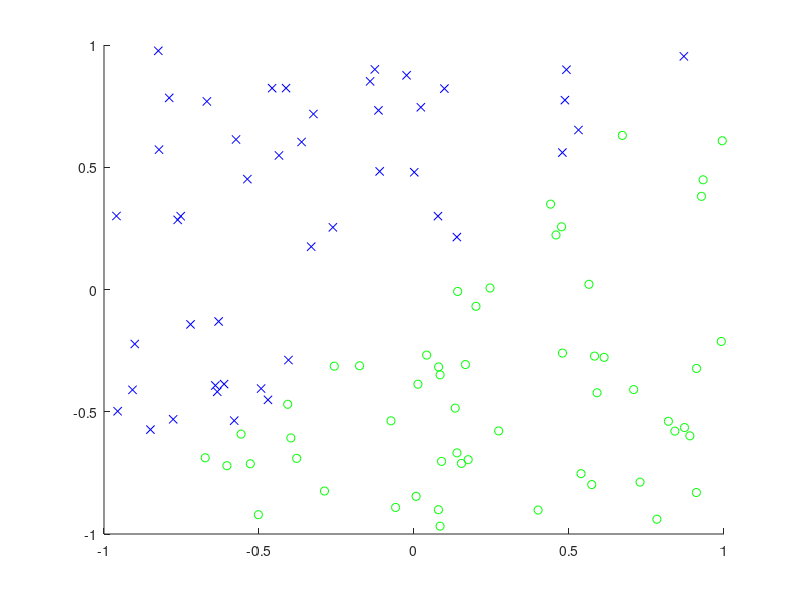

Write the MATLAB code that produced this figure. (Note: this script raises an error after producing the figure.)


% 
% X = [[0,0]', [0,0.5]', [0,1]', [0.5,0]',[0.5,0.5]', [0.5,1]', [1,0]', [1,0.5]']
% T = [1 1 1 1 -1 -1 -1 -1]
% 
% 
% clf;hold on;
% ind1 = find(T==1);
% plot(X(1, ind1), X(2, ind1), 'rx');
% ind2 = find(T==-1);
% plot(X(1, ind2), X(2, ind2), 'go');
% axis([-0.2 1.2 -0.2 1.2]);
% 
% [W, b, Err] = algoritmRosenblattOnline(X, T, 1000);
% plotpc(W', b);


% figure;
P = rand(2,100)*2-1;
clf;hold on;
indexClasa1 = P(1, :) >= P(2, :);
indexClasa2 = ~indexClasa1;
plot(P(1, indexClasa1), P(2, indexClasa1), 'go');
plot(P(1, indexClasa2), P(2, indexClasa2), 'bx');

[W, b, Err] = algoritmRosenblattOnline(P, indexClasa1, 1000);
plotpc(W', b);




